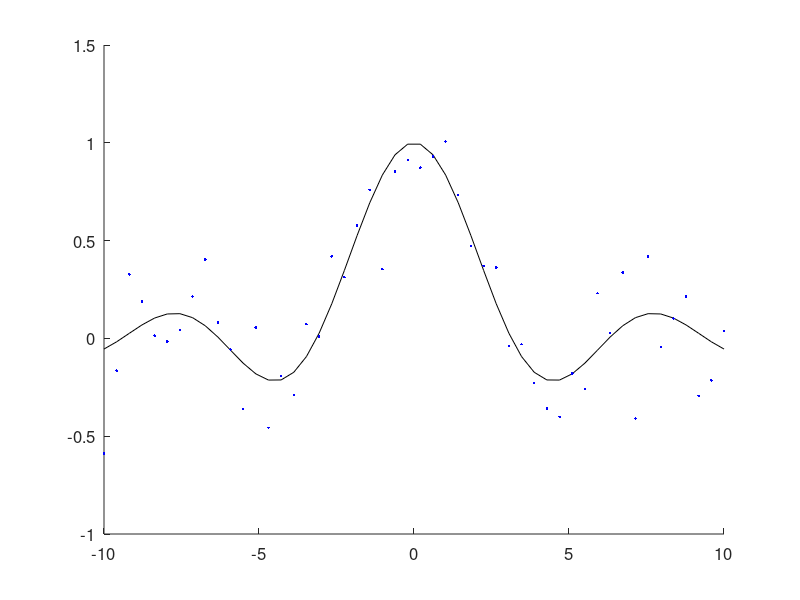

MATLAB code to generate this figure: (Note: this script raises an error after producing the figure.)
close all;
clear all;
clc;

%% Generate the data

% Fix the random seed for reproductibility of results
rseed = 1; % choose a seed
rand('state', rseed);
randn('state', rseed);

% Set default values for data
data.N = 50;                   % number of samples
data.D = 1;                     % dimension of data
data.scale = 10;                % scale of dimensions
data.noise = 0.2;               % scale of noise
data.noiseType = 'gauss';       % type of noise ('gauss' or 'unif')

% Generate sampling space
if data.D==1
    x = (-1:2/(data.N-1):1)'*data.scale;
else
    sqrtN = floor(sqrt(data.N));
    N = sqrtN*sqrtN;
    x = data.scale*(0:sqrtN-1)'/sqrtN;
    [gx, gy]= meshgrid(x);
    x = [gx(:) gy(:)];
end

% Generate latent and target data
if data.D==1,
    y = sin(abs(x))./abs(x);
else
    y = sin(sqrt(sum(x.^2,2)))./sqrt(sum(x.^2,2));
end

switch lower(data.noiseType)
    case 'gauss',
        t = y + randn(size(x,1),1)*data.noise;
    case 'unif',
        t = y + (-data.noise + 2*rand(size(x,1),1)*data.noise);
    otherwise,
        error('Unrecognized noise type: %s', data.noiseType);
end

% Plot settings
colors.sinc = 'k';     % color of the actual function
colors.data = 'b';     % color of the real data
colors.pred = 'r';     % color of the prediction
colors.rv = 'k';       % color of the relevance vectors

%% Plot the data and actual function
figure(1)
whitebg(1,'w')
clf
hold on
if data.D==1,
    plot(x, y,'-', 'Color', colors.sinc);
    plot(x, t, '.', 'Color', colors.data);
else
    mesh(gx, gy, reshape(y,size(gx)), 'edgecolor', colors.sinc, 'facecolor', colors.sinc);
    mesh(gx, gy, reshape(t,size(gx)), 'edgecolor', colors.sinc, 'facecolor' ,colors.data);
end

set(gca,'FontSize',12)
drawnow
%% Do SVR on the data

% Perform a scaling of the data (normalisation)
x_svm = (x - repmat(min(x,[],1),size(x,1),1))*spdiags(1./(max(x,[],1)-min(x,[],1))',0,size(x,2),size(x,2));

% Choose kernel function
svm_opt.kernel = 'gaussian';        % choose kernel function (see SB2_KernelFunction.m)
svm_opt.lengthScale = 0.1;          % ~std. dev. for gaussian kernel

% Create kernel matrix using data-parameterized kernel functions
K = SB2_KernelFunction(x_svm, x_svm, svm_opt.kernel, svm_opt.lengthScale);
K_ = [(1:length(x))', K];   % indices required for computation

% Train the model on the data
svm_opt.TYPE = 3;           % 0: C-SVC / 1: nu-SVC / 2: one-class SVM / 3: epsilon-SVR / 4: nu-SVR (default 2)
svm_opt.KERNEL = 4;         % 4: precomputed kernel matrix
svm_opt.C = 50;            % penalty factor (default 1)
svm_opt.NU = 0.05;          % nu parameter (default 1)
svm_opt.EPSILON = 0.1;      % epsilon parameter (default 0.1)
svm_opt.TOLERANCE = 0.001;  % tolerance of termination criterion (default 0.001)
svm_opt.PROBABILITIES = 0;  % whether to train a SVR model for probability estimates, 0 or 1 (default 0);

svm_opt.string = [...
    ' -s ' num2str(svm_opt.TYPE) ...
    ' -t ' num2str(svm_opt.KERNEL) ...
    ' -c ' num2str(svm_opt.C) ...
    ' -n ' num2str(svm_opt.NU) ...
    ' -p ' num2str(svm_opt.EPSILON) ...
    ' -b ' num2str(svm_opt.PROBABILITIES) ...
    ' -q ' ];

model = svmtrain(t, K_, svm_opt.string);

% Useful results ? (see README for more details)
% Parameters = model.Parameters;
sv_indices = model.sv_indices;
% sv_coef = model.sv_coef;
% a2 = -model.rho;

% Proceed to prediction
[y_svm, ~, ~] = svmpredict(t, K_, model);
figure(1)
if data.D==1,
    plot(x, y_svm,'-','LineWidth', 1, 'Color', colors.pred);
    plot(x(sv_indices), t(sv_indices),'o', 'Color', colors.rv);
else
    mesh(gx, gy, reshape(y_svm,size(gx)), 'edgecolor', colors.sinc, 'facecolor', colors.sinc);
    plot3(x(sv_indices,1), x(sv_indices,2), t(sv_indices), 'Color' ,colors.rv);
end
drawnow
legend('Actual Model', 'Datapoints', 'Regression', 'Support Vectors', 'Location', 'NorthWest')

%% Crossvalidation for parameter selection SVR (example, needs to be adapted)

% Grid search boundaries
Cmin = 1;       Cmax = 100;
Emin = 0.001;    Emax = 0.4;
nsteps = 10;

w = 0.2; % Fixed kernel width
Kgrid = SB2_KernelFunction(x_svm, x_svm, 'gaussian', w);
Kgrid_ = [(1:length(x))', Kgrid];

range_C = linspace(Cmin, Cmax, nsteps);
range_E = linspace(Emin, Emax, nsteps);

errors = zeros(nsteps);
nSV = zeros(nsteps);
r = zeros(nsteps);

% Grid search
for i=1:length(range_C)
    for j=1:length(range_E)
        
        C = range_C(i);
        e = range_E(j);
        
        % Train model
        opt = ['-s 3 -t 4 -c ' num2str(C) ' -p ' num2str(e) ' -q'];
        mGrid = svmtrain(t, Kgrid_, opt);
        
        % Predict & Get performance of the trained model
        [~, error, ~] = svmpredict(t, Kgrid_, mGrid);
        nSV(i,j) = mGrid.totalSV; % Number of support vectors
        errors(i,j) = error(2); % Mean squared error
        r(i,j) = error(3); % Squared correlation coefficient
    end
end

% Plot the results
figure
mesh(range_E, range_C, errors);
xlabel('\epsilon');
ylabel('C');
zlabel('Mean squared error');

figure
mesh(range_E, range_C, r);
xlabel('\epsilon');
ylabel('C');
zlabel('r');
title('Correlation coefficient');
    
figure
mesh(range_E, range_C, nSV);
xlabel('\epsilon');
ylabel('C');
zlabel('N_{SV}');

%% Do RVR on the data

% Choose kernel function
rvm_opt.kernel = 'gaussian';        % choose kernel function (see SB2_KernelFunction.m)
rvm_opt.lengthScale = 0.1;          % ~std. dev. for gaussian kernel
rvm_opt.useBias = 0;                % add bias vector to the estimated model

% Normalize the data
x_rvm = (x - repmat(min(x,[],1),size(x,1),1))*spdiags(1./(max(x,[],1)-min(x,[],1))',0,size(x,2),size(x,2));

% Create basis (design) matrix using data-parameterized kernel functions
rvm_opt.BASIS = SB2_KernelFunction(x_rvm, x_rvm, rvm_opt.kernel, rvm_opt.lengthScale);
M = size(rvm_opt.BASIS,2);

% Add bias vector if necessary
if rvm_opt.useBias
   rvm_opt.BASIS = [rvm_opt.BASIS ones(M,1)]; 
end

% Set algorithm options
rvm_opt.OPTIONS  = SB2_UserOptions('iterations', 500, 'diagnosticLevel', 0, 'monitor', 10);
rvm_opt.SETTINGS = SB2_ParameterSettings('NoiseStd',0.1);

% Now run the main SPARSEBAYES function
[PARAMETER, ~, ~] = SparseBayes('Gaussian', rvm_opt.BASIS, t, rvm_opt.OPTIONS, rvm_opt.SETTINGS);

% Manipulate the returned weights for convenience later
w_rvm						= zeros(M,1);
w_rvm(PARAMETER.Relevant)	= PARAMETER.Value;

% Compute the inferred prediction function
y_rvm				= rvm_opt.BASIS*w_rvm;

figure
if data.D==1,
    plot(x, y,'-', 'Color', colors.sinc);
    hold on
    plot(x, t, '.', 'Color', colors.data);
    plot(x, y_rvm,'LineWidth', 1, 'Color', colors.pred);
  
    plot(x(PARAMETER.Relevant), t(PARAMETER.Relevant),'o', 'Color', colors.rv);
else
    mesh(gx, gy, reshape(y_rvm,size(gx)), 'edgecolor', colors.sinc, 'facecolor', colors.sinc);
    mesh(gx, gy, reshape(t,size(gx)), 'edgecolor', colors.sinc, 'facecolor' ,colors.data);
end
hold off
legend('Actual Model', 'Datapoints', 'Regression', 'Relevance Vectors', 'Location', 'NorthWest')

% %%% Print results of RVR %%%
% fprintf('\n');
% 
% % Mean Squared Error
% rvm_MSE = (1/data.N)*sum((y_rvm - t).^2); 
% fprintf('Mean squared error = %g\n', rvm_MSE);
% 
% % Squared correlation coefficient
% rvm_r2 = (data.N*sum(y_rvm.*t) - sum(y_rvm)*sum(t))^2/(data.N*sum(y_rvm.^2) - sum(y_rvm)^2 * data.N*sum(t.^2) - sum(t)^2);
% fprintf('Squared correlation coefficient = %g\n', rvm_r2);
% 
% % Number of Relevance Vectors
% rvm_nRV = length(PARAMETER.Relevant);
% fprintf('Number of relevant vectors = %d \n', rvm_nRV);

%% RVR Grid Search

